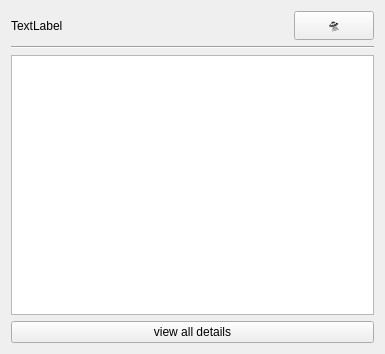
<?xml version="1.0" encoding="UTF-8"?>
<ui version="4.0">
 <class>see_all_users</class>
 <widget class="QWidget" name="see_all_users">
  <property name="geometry">
   <rect>
    <x>0</x>
    <y>0</y>
    <width>385</width>
    <height>354</height>
   </rect>
  </property>
  <property name="windowTitle">
   <string>Form</string>
  </property>
  <layout class="QVBoxLayout" name="verticalLayout">
   <item>
    <layout class="QHBoxLayout" name="horizontalLayout">
     <item>
      <widget class="QLabel" name="moder_name_label4">
       <property name="text">
        <string>TextLabel</string>
       </property>
      </widget>
     </item>
     <item>
      <spacer name="horizontalSpacer">
       <property name="orientation">
        <enum>Qt::Horizontal</enum>
       </property>
       <property name="sizeHint" stdset="0">
        <size>
         <width>40</width>
         <height>20</height>
        </size>
       </property>
      </spacer>
     </item>
     <item>
      <widget class="QPushButton" name="moder_exet_pushButton4">
       <property name="text">
        <string>🛸</string>
       </property>
      </widget>
     </item>
    </layout>
   </item>
   <item>
    <widget class="Line" name="line">
     <property name="orientation">
      <enum>Qt::Horizontal</enum>
     </property>
    </widget>
   </item>
   <item>
    <widget class="QListWidget" name="listWidget_USERS"/>
   </item>
   <item>
    <widget class="QPushButton" name="user_details_pushButton4">
     <property name="font">
      <font>
       <family>System</family>
      </font>
     </property>
     <property name="text">
      <string>view all details</string>
     </property>
    </widget>
   </item>
  </layout>
 </widget>
 <resources/>
 <connections/>
</ui>
